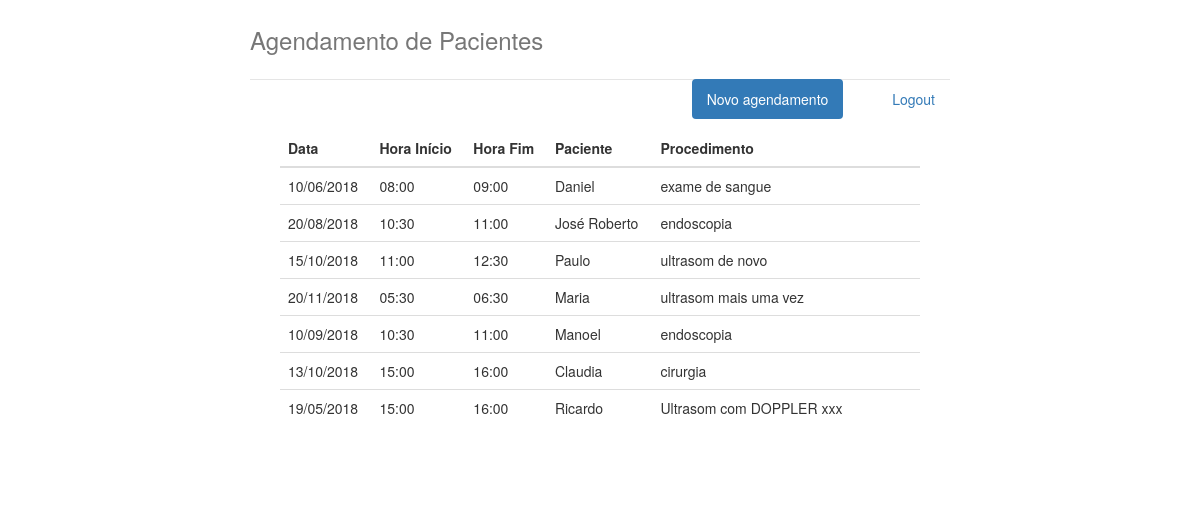
Screenshot of / (signed in) with the database file from the repository.
### agenda/models.py (models this page shows, shortened)
class Agenda(models.Model):
	agd_date = models.CharField(max_length=255, null=False)
	agd_hora_inicio = models.CharField(max_length=255, null=False)
	agd_hora_fim = models.CharField(max_length=255, null=False)
	agd_paciente = models.CharField(max_length=255, null=False)
	agd_procedimento = models.CharField(max_length=255, null=False)

### agenda/views.py (the view)
# urls.py: path('', index, name='index'),
@login_required
def index(request):
	all_data = Agenda.objects.all()
	stu = { "agendamentos" : all_data }
	return render(request, 'index.html', stu )

### agenda/templates/index.html (shortened to what this page needs)
{% extends "base.html" %}
{% block body %}
<div class="col-lg-12">
        <div class="panel-heading">
            <table class="table table-hover">
			    <thead>
			      <tr>
			        <th>Data</th>
			        <th>Hora Início</th>
			        <th>Hora Fim</th>
			        <th>Paciente</th>
			        <th>Procedimento</th>
			        <th></th>
			        <th></th>
			      </tr>
			    </thead>
			    <tbody id="tabela-pacientes">
			    	{% for item in agendamentos %}
			        <tr class="paciente">
			     	    <td id="data">{{ item.agd_date }}</td>
				        <td id="hora_inicio">{{ item.agd_hora_inicio }}</td>
				        <td id="hora_fim">{{ item.agd_hora_fim }}</td>
				        <td id="paciente">{{ item.agd_paciente }}</td>
				        <td id="procedimento">{{ item.agd_procedimento }}</td>
				        <td>
				        	<i class="fa fa-trash" id="{{item.id}}"></i>
				        </td>
				        <td>
				        	<i class="far fa-edit" id="{{item.id}}"></i>
				        </td>
				     </tr>
			        {% endfor %}
			    </tbody>
			</table>
        </div>
    </div>
</div>
{% load staticfiles %}
{% endblock %}

### agenda/templates/base.html (shortened to what this page needs)
{% load staticfiles %}
<!DOCTYPE html>
<html lang="pt">
  <head>
    <link rel= "stylesheet" href= "{% static 'css/bootstrap.min.css' %}">
    <link rel= "stylesheet" href= "{% static 'css/bootstrap-theme.min.css' %}">
    <link rel="stylesheet" href="{% static 'css/main.css' %}" >
    <link rel="stylesheet" href="{% static 'css/all.css' %}" >
  </head>
  <body>
    <main>
    <div class="container">
      <div class="header">
        <h3 class="text-muted">Agendamento de Pacientes</h3>
        <ul class="nav nav-pills pull-right">
          <li class="nav-link active"><a id="novaAgenda" href="">Novo agendamento</a></li>
          <li class=""><a href="{% url 'index' %}">{{usuario}}</a></li>
          <li class=""><a href="logout">Logout</a></li>
        </ul>
      </div>
      <div class="row content">
         {% block body %}
         {% endblock %}
      </div>
  </main>
  </body>
</html>

### agenda/static/css/main.css (style rules this page uses)
body { padding-top: 20px; padding-bottom: 20px; }
.header, .content, .footer { padding-left: 15px; padding-right: 15px; }
.header { border-bottom: 1px solid #e5e5e5; }
.header h3 { margin-top: 0; margin-bottom: 0; line-height: 40px; padding-bottom: 19px; }
@media (min-width: 768px) { .container { max-width: 730px; } }
.content { margin: 40px 0; }
@media screen and (min-width: 768px) { .header, .content, .footer { padding-left: 0; padding-right: 0; } }
@media screen and (min-width: 768px) { .header { margin-bottom: 30px; } }

### agenda/static/css/all.css (style rules this page uses)
.fa,.fab,.fal,.far,.fas { -moz-osx-font-smoothing:grayscale;-webkit-font-smoothing:antialiased;display:inline-block;font-style:normal;font-variant:normal;text-rendering:auto;line-height:1 }
.fa-edit:before { content:"\f044" }
.fa-trash:before { content:"\f1f8" }
.far { font-weight:400 }
.fa,.far,.fas { font-family:"Font Awesome 5 Free" }
.fa,.fas { font-weight:900 }

### rows the page displays
Agenda: agd_date "10/06/2018", agd_hora_inicio "08:00", agd_hora_fim "09:00", agd_paciente "Daniel", agd_procedimento "exame de sangue"
Agenda: agd_date "20/08/2018", agd_hora_inicio "10:30", agd_hora_fim "11:00", agd_paciente "José Roberto", agd_procedimento "endoscopia"
Agenda: agd_date "15/10/2018", agd_hora_inicio "11:00", agd_hora_fim "12:30", agd_paciente "Paulo", agd_procedimento "ultrasom de novo"
Agenda: agd_date "20/11/2018", agd_hora_inicio "05:30", agd_hora_fim "06:30", agd_paciente "Maria", agd_procedimento "ultrasom mais uma vez"
Agenda: agd_date "10/09/2018", agd_hora_inicio "10:30", agd_hora_fim "11:00", agd_paciente "Manoel", agd_procedimento "endoscopia"
Agenda: agd_date "13/10/2018", agd_hora_inicio "15:00", agd_hora_fim "16:00", agd_paciente "Claudia", agd_procedimento "cirurgia"
Agenda: agd_date "19/05/2018", agd_hora_inicio "15:00", agd_hora_fim "16:00", agd_paciente "Ricardo", agd_procedimento "Ultrasom com DOPPLER xxx"
